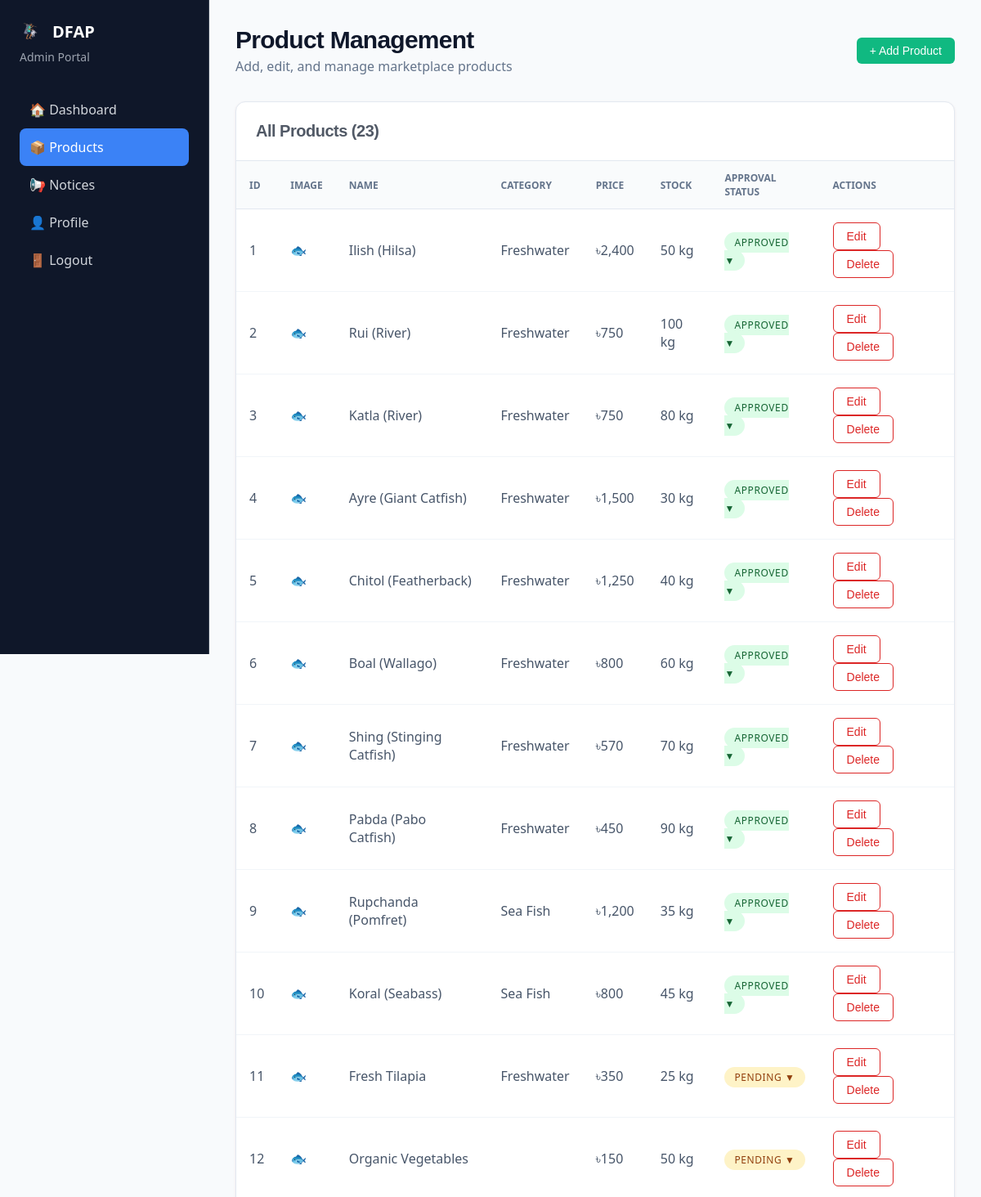
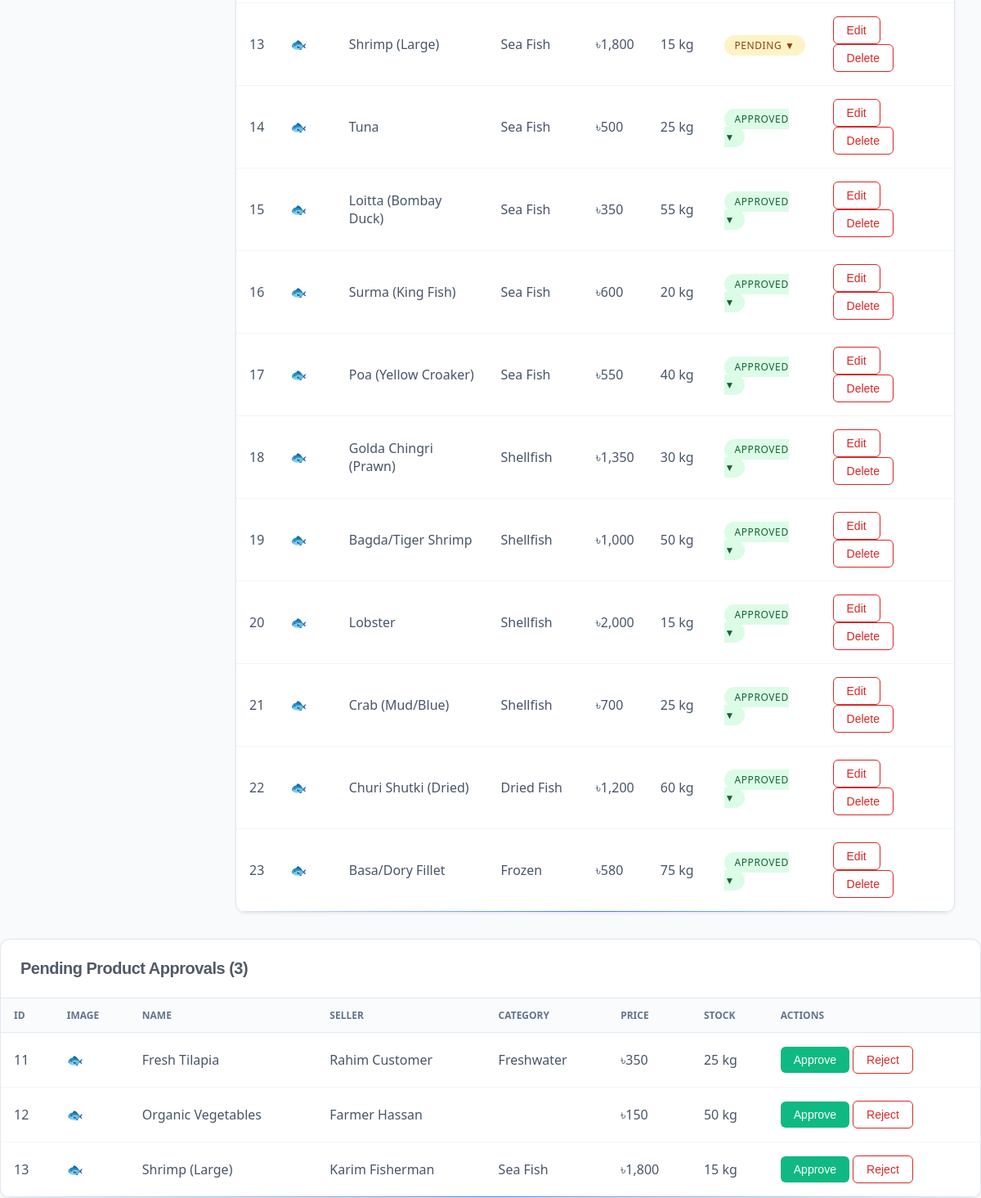
Screenshot of /views/Admin/products.php (signed in) with the database file from the repository (2 pictures, top to bottom).
### tables this page shows
CREATE TABLE IF NOT EXISTS products (
    product_id INT PRIMARY KEY AUTO_INCREMENT,
    name VARCHAR(255) NOT NULL,
    description TEXT,
    price DECIMAL(10,2) NOT NULL,
    category ENUM('Freshwater', 'Sea Fish', 'Shellfish', 'Dried Fish', 'Frozen') NOT NULL,
    image VARCHAR(255) DEFAULT '🐟',
    stock_quantity INT DEFAULT 0,
    unit VARCHAR(50) DEFAULT 'kg',
    seller_id INT,
    is_active BOOLEAN DEFAULT TRUE,
    approval_status ENUM('pending', 'approved', 'rejected') DEFAULT 'pending',
    created_at TIMESTAMP DEFAULT CURRENT_TIMESTAMP,
    updated_at TIMESTAMP DEFAULT CURRENT_TIMESTAMP ON UPDATE CURRENT_TIMESTAMP,
    FOREIGN KEY (seller_id) REFERENCES users(user_id) ON DELETE SET NULL,
    INDEX idx_category (category),
    INDEX idx_active (is_active),
    INDEX idx_seller (seller_id),
    INDEX idx_approval (approval_status)
);

CREATE TABLE IF NOT EXISTS users (
    user_id INT PRIMARY KEY AUTO_INCREMENT,
    email VARCHAR(255) UNIQUE,
    mobile_number VARCHAR(15) UNIQUE,
    password VARCHAR(255),
    full_name VARCHAR(100),
    role ENUM('customer', 'fisherman', 'farmer', 'admin') NOT NULL,
    location VARCHAR(255),
    language_preference ENUM('bengali', 'english') DEFAULT 'bengali',
    profile_picture VARCHAR(255),
    is_verified BOOLEAN DEFAULT FALSE,
    account_status ENUM('active', 'suspended', 'locked', 'pending') DEFAULT 'active',
    failed_login_attempts INT DEFAULT 0,
    locked_until DATETIME NULL,
    created_at TIMESTAMP DEFAULT CURRENT_TIMESTAMP,
    updated_at TIMESTAMP DEFAULT CURRENT_TIMESTAMP ON UPDATE CURRENT_TIMESTAMP,
    INDEX idx_email (email),
    INDEX idx_mobile (mobile_number),
    INDEX idx_role (role)
);

### models/database.php (called while the page is built, shortened)
<?php
class Database {
    private static $instance = null;
    private $pdo;
    private function __construct() {
        $host = 'localhost';
        $dbname = 'dfap_db';
        $username = 'root';
        $password = '';
        try {
            $this->pdo = new PDO(
                "mysql:host=$host;dbname=$dbname;charset=utf8mb4",
                $username,
                $password,
                [
                    PDO::ATTR_ERRMODE => PDO::ERRMODE_EXCEPTION,
                    PDO::ATTR_DEFAULT_FETCH_MODE => PDO::FETCH_ASSOC,
                    PDO::ATTR_EMULATE_PREPARES => false,
                ]
            );
        } catch (PDOException $e) {
            die("Database connection failed: " . $e->getMessage());
        }
    }
    public static function getInstance() {
        if (self::$instance === null) {
            self::$instance = new self();
        }
        return self::$instance;
    }
    public function getConnection() {
        return $this->pdo;
    }
}
function getDB() {
    return Database::getInstance()->getConnection();
}
?>

### models/Product.php (called while the page is built, shortened)
<?php
require_once 'database.php';
class Product {
    private $pdo;
    public function __construct() {
        try {
            $this->pdo = getDB();
        } catch (Exception $e) {
            $this->pdo = null;
        }
    }
    public function getPendingProducts() {
        try {
            $stmt = $this->pdo->query("SELECT p.*, u.full_name as seller_name FROM products p JOIN users u ON p.seller_id = u.user_id WHERE p.approval_status = 'pending' ORDER BY p.created_at DESC");
            return $stmt->fetchAll();
        } catch (PDOException $e) {
            return [];
        }
    }
    public function getAllProductsForAdmin() {
        try {
            $stmt = $this->pdo->query("SELECT * FROM products WHERE is_active = 1 ORDER BY created_at DESC");
            return $stmt->fetchAll();
        } catch (PDOException $e) {
            return [];
        }
    }
}
?>

### views/Admin/products.php (the view, shortened to what this page needs)
<?php
try {
    require_once '../../models/Product.php';
    $productModel = new Product();
    $products = $productModel->getAllProductsForAdmin();
    $pendingProducts = $productModel->getPendingProducts();
} catch (Exception $e) {
    $products = [];
    $pendingProducts = [];
}
?>
<!DOCTYPE html>
<html lang="en">
<head>
    <link rel="stylesheet" href="css/style.css">
    <link rel="stylesheet" href="css/dashboard.css">
</head>
<body>
    <div class="sidebar">
        <div class="sidebar-header">
            <div class="sidebar-logo">
                <img src="/DFAP/storage/resources/images/icon/icon.png" alt="DFAP" class="sidebar-icon">
                <span>DFAP</span>
            </div>
            <div class="sidebar-subtitle">Admin Portal</div>
        </div>
        <nav class="sidebar-nav">
            <a href="admin.php" class="nav-item">🏠 Dashboard</a>
            <a href="products.php" class="nav-item active">📦 Products</a>
            <a href="notices.php" class="nav-item">📢 Notices</a>
            <a href="../profile.php" class="nav-item">👤 Profile</a>
            <a href="../?logout=1" class="nav-item">🚪 Logout</a>
        </nav>
    </div>
    <div class="main-content">
        <div class="dashboard-header">
            <div>
                <h1 class="dashboard-title">Product Management</h1>
                <p class="dashboard-subtitle">Add, edit, and manage marketplace products</p>
            </div>
            <button class="btn-primary" onclick="showAddForm()">+ Add Product</button>
        </div>
        <div class="data-table">
            <div class="table-header">
                <h2 class="table-title">All Products (<?php echo count($products); ?>)</h2>
            </div>
            <div class="table-content">
                <table>
                    <thead>
                        <tr>
                            <th>ID</th>
                            <th>Image</th>
                            <th>Name</th>
                            <th>Category</th>
                            <th>Price</th>
                            <th>Stock</th>
                            <th>Approval Status</th>
                            <th class="text-right">Actions</th>
                        </tr>
                    </thead>
                    <tbody>
                        <?php foreach ($products as $product): ?>
                        <tr>
                            <td><?php echo $product['product_id']; ?></td>
                            <td>
                                <span style="display: none;"><?php echo $product['image'] ?? '🐟'; ?></span>
                            </td>
                            <td><?php echo htmlspecialchars($product['name']); ?></td>
                            <td><?php echo htmlspecialchars($product['category']); ?></td>
                            <td>৳<?php echo number_format($product['price'], 0); ?></td>
                            <td><?php echo $product['stock_quantity'] ?? 0; ?> <?php echo htmlspecialchars($product['unit'] ?? 'kg'); ?></td>
                            <td>
                                <span class="status-badge <?php
                                    $status = $product['approval_status'] ?? 'pending';
                                    echo $status === 'approved' ? 'approved' : ($status === 'pending' ? 'pending' : 'rejected');
                                ?>" onclick="showStatusMenu(<?php echo $product['product_id']; ?>, '<?php echo $status; ?>')">
                                    <?php echo ucfirst($status); ?> ▼
                                </span>
                            </td>
                            <td class="text-right">
                                <button class="btn-outline" onclick="editProduct(this)" data-id="<?php echo $product['product_id']; ?>" data-name="<?php echo htmlspecialchars($product['name']); ?>" data-description="<?php echo htmlspecialchars($product['description'] ?? ''); ?>" data-price="<?php echo $product['price']; ?>" data-category="<?php echo $product['category']; ?>" data-image="<?php echo htmlspecialchars($product['image']); ?>" data-stock="<?php echo $product['stock_quantity'] ?? 0; ?>" data-unit="<?php echo htmlspecialchars($product['unit'] ?? 'kg'); ?>">Edit</button>
                                <button class="btn-outline" onclick="deleteProduct(<?php echo $product['product_id']; ?>)">Delete</button>
                            </td>
                        </tr>
                        <?php endforeach; ?>
                    </tbody>
                </table>
            </div>
        </div>
    </div>
    <?php if (!empty($pendingProducts)): ?>
    <div class="data-table">
        <div class="table-header">
            <h2 class="table-title">Pending Product Approvals (<?php echo count($pendingProducts); ?>)</h2>
        </div>
        <div class="table-content">
            <table>
                <thead>
                    <tr>
                        <th>ID</th>
                        <th>Image</th>
                        <th>Name</th>
                        <th>Seller</th>
                        <th>Category</th>
                        <th>Price</th>
                        <th>Stock</th>
                        <th class="text-right">Actions</th>
                    </tr>
                </thead>
                <tbody>
                    <?php foreach ($pendingProducts as $product): ?>
                    <tr>
                        <td><?php echo $product['product_id']; ?></td>
                        <td>
                            <span style="display: none;"><?php echo $product['image'] ?? '🐟'; ?></span>
                        </td>
                        <td><?php echo htmlspecialchars($product['name']); ?></td>
                        <td><?php echo htmlspecialchars($product['seller_name']); ?></td>
                        <td><?php echo htmlspecialchars($product['category']); ?></td>
                        <td>৳<?php echo number_format($product['price'], 0); ?></td>
                        <td><?php echo $product['stock_quantity'] ?? 0; ?> <?php echo htmlspecialchars($product['unit'] ?? 'kg'); ?></td>
                        <td class="text-right">
                            <button class="btn-primary" onclick="approveProduct(<?php echo $product['product_id']; ?>)">Approve</button>
                            <button class="btn-outline" onclick="rejectProduct(<?php echo $product['product_id']; ?>)">Reject</button>
                        </td>
                    </tr>
                    <?php endforeach; ?>
                </tbody>
            </table>
        </div>
    </div>
    <?php endif; ?>
</body>
</html>

### views/Admin/css/style.css (style rules this page uses)
* { margin: 0; padding: 0; box-sizing: border-box; }
body { font-family: 'Segoe UI', sans-serif; min-height: 100vh; background: hsl(210, 40%, 98%); color: hsl(225, 6%, 75%); -webkit-font-smoothing: antialiased; }
h1, h2, h3, h4, h5, h6 { font-family: 'Calibri', sans-serif; letter-spacing: -0.025em; }
.sidebar { position: fixed; left: 0; top: 0; height: 100vh; width: 16rem; background: hsl(222, 47%, 11%); border-right: 1px solid #374151; padding: 1.5rem; z-index: 10; color: white; }
.sidebar-header { margin-bottom: 2rem; }
.sidebar-logo { font-size: 1.25rem; font-weight: bold; color: white; margin-bottom: 0.5rem; display: flex; align-items: center; gap: 0.75rem; }
.sidebar-icon { width: 1.75rem; height: 1.75rem; object-fit: contain; }
.sidebar-subtitle { font-size: 0.875rem; color: #9ca3af; }
.sidebar-nav { space-y: 0.5rem; }
.nav-item { display: block; padding: 0.75rem; border-radius: 0.5rem; color: #d1d5db; text-decoration: none; transition: background 0.2s; }
.nav-item.active { background: #3b82f6; color: white; }
.main-content { margin-left: 16rem; padding: 2rem; background: hsl(210, 40%, 98%); min-height: 100vh; }
.dashboard-header { display: flex; justify-content: space-between; align-items: center; margin-bottom: 2rem; }
.dashboard-title { font-size: 1.875rem; font-weight: bold; color: #0f172a; margin-bottom: 0.25rem; }
.dashboard-subtitle { color: #64748b; }
.status-badge { background: #1aba85; color: white; padding: 0.25rem 1rem; border-radius: 9999px; font-size: 0.875rem; font-weight: 500; }
.data-table { background: white; border-radius: 0.75rem; box-shadow: 0 1px 3px 0 rgba(169, 66, 66, 0.1); border: 1px solid #e2e8f0; overflow: hidden; }
.table-header { padding: 1.5rem; border-bottom: 1px solid #e2e8f0; }
.table-title { font-size: 1.25rem; font-weight: 600; color: #515966; }
.table-content { overflow-x: auto; }
table { width: 100%; border-collapse: collapse; }
thead { background: rgba(248, 250, 252, 0.777); }
th { padding: 0.75rem 1rem; text-align: left; font-size: 0.75rem; font-weight: 600; color: #64748b; text-transform: uppercase; border-bottom: 1px solid #e2e8f0; }
td { padding: 1rem; border-bottom: 1px solid #f1f5f9; color: #475569; }
.btn-outline { padding: 0.5rem 1rem; border: 1px solid #dc2626; color: #dc2626; background: transparent; border-radius: 0.375rem; font-size: 0.875rem; cursor: pointer; transition: background 0.2s; margin-right: 0.5rem; }
.btn-primary { padding: 0.5rem 1rem; background: #10b981; color: white; border: none; border-radius: 0.375rem; font-size: 0.875rem; cursor: pointer; transition: background 0.2s; }
.status-badge { padding: 0.25rem 0.75rem; border-radius: 9999px; font-size: 0.75rem; font-weight: 500; text-transform: uppercase; letter-spacing: 0.05em; }
.status-badge.approved { background: #dcfce7; color: #166534; }
.status-badge.pending { background: #fef3c7; color: #92400e; }
.status-badge { cursor: pointer; position: relative; }

### views/Admin/css/dashboard.css (style rules this page uses)
.sidebar { transition: transform 0.3s ease; }
.data-table { position: relative; }
.data-table::after { content: ''; position: absolute; bottom: 0; left: 0; right: 0; height: 1px; background: linear-gradient(90deg, #e2e8f0, #3b82f6, #e2e8f0); }
.btn-primary, .btn-outline, .add-cart-btn, .assistant-btn { position: relative; overflow: hidden; }
.btn-primary::before, .btn-outline::before, .add-cart-btn::before, .assistant-btn::before { content: ''; position: absolute; top: 50%; left: 50%; width: 0; height: 0; background: rgba(255, 255, 255, 0.2); border-radius: 50%; transform: translate(-50%, -50%); transition: width 0.6s, height 0.6s; }

### rows the page displays
products: product_id "1", image "🐟", name "Ilish (Hilsa)", category "Freshwater", price "2,400", stock_quantity "50", unit "kg", approval_status "APPROVED"
products: product_id "2", image "🐟", name "Rui (River)", category "Freshwater", price "750", stock_quantity "100", unit "kg", approval_status "APPROVED"
products: product_id "3", image "🐟", name "Katla (River)", category "Freshwater", price "750", stock_quantity "80", unit "kg", approval_status "APPROVED"
products: product_id "4", image "🐟", name "Ayre (Giant Catfish)", category "Freshwater", price "1,500", stock_quantity "30", unit "kg", approval_status "APPROVED"
products: product_id "5", image "🐟", name "Chitol (Featherback)", category "Freshwater", price "1,250", stock_quantity "40", unit "kg", approval_status "APPROVED"
products: product_id "6", image "🐟", name "Boal (Wallago)", category "Freshwater", price "800", stock_quantity "60", unit "kg", approval_status "APPROVED"
products: product_id "7", image "🐟", name "Shing (Stinging Catfish)", category "Freshwater", price "570", stock_quantity "70", unit "kg", approval_status "APPROVED"
products: product_id "8", image "🐟", name "Pabda (Pabo Catfish)", category "Freshwater", price "450", stock_quantity "90", unit "kg", approval_status "APPROVED"
products: product_id "9", image "🐟", name "Rupchanda (Pomfret)", category "Sea Fish", price "1,200", stock_quantity "35", unit "kg", approval_status "APPROVED"
products: product_id "10", image "🐟", name "Koral (Seabass)", category "Sea Fish", price "800", stock_quantity "45", unit "kg", approval_status "APPROVED"
products: product_id "11", image "🐟", name "Fresh Tilapia", category "Freshwater", price "350", stock_quantity "25", unit "kg", approval_status "PENDING", seller.full_name "Rahim Customer"
products: product_id "12", image "🐟", name "Organic Vegetables", price "150", stock_quantity "50", unit "kg", approval_status "PENDING", seller.full_name "Farmer Hassan"
products: product_id "13", image "🐟", name "Shrimp (Large)", category "Sea Fish", price "1,800", stock_quantity "15", unit "kg", approval_status "PENDING", seller.full_name "Karim Fisherman"
products: product_id "14", image "🐟", name "Tuna", category "Sea Fish", price "500", stock_quantity "25", unit "kg", approval_status "APPROVED"
products: product_id "15", image "🐟", name "Loitta (Bombay Duck)", category "Sea Fish", price "350", stock_quantity "55", unit "kg", approval_status "APPROVED"
products: product_id "16", image "🐟", name "Surma (King Fish)", category "Sea Fish", price "600", stock_quantity "20", unit "kg", approval_status "APPROVED"
products: product_id "17", image "🐟", name "Poa (Yellow Croaker)", category "Sea Fish", price "550", stock_quantity "40", unit "kg", approval_status "APPROVED"
products: product_id "18", image "🐟", name "Golda Chingri (Prawn)", category "Shellfish", price "1,350", stock_quantity "30", unit "kg", approval_status "APPROVED"
products: product_id "19", image "🐟", name "Bagda/Tiger Shrimp", category "Shellfish", price "1,000", stock_quantity "50", unit "kg", approval_status "APPROVED"
products: product_id "20", image "🐟", name "Lobster", category "Shellfish", price "2,000", stock_quantity "15", unit "kg", approval_status "APPROVED"
products: product_id "21", image "🐟", name "Crab (Mud/Blue)", category "Shellfish", price "700", stock_quantity "25", unit "kg", approval_status "APPROVED"
products: product_id "22", image "🐟", name "Churi Shutki (Dried)", category "Dried Fish", price "1,200", stock_quantity "60", unit "kg", approval_status "APPROVED"
products: product_id "23", image "🐟", name "Basa/Dory Fillet", category "Frozen", price "580", stock_quantity "75", unit "kg", approval_status "APPROVED"

### other values shown
count($products) "23"
count($pendingProducts) "3"
